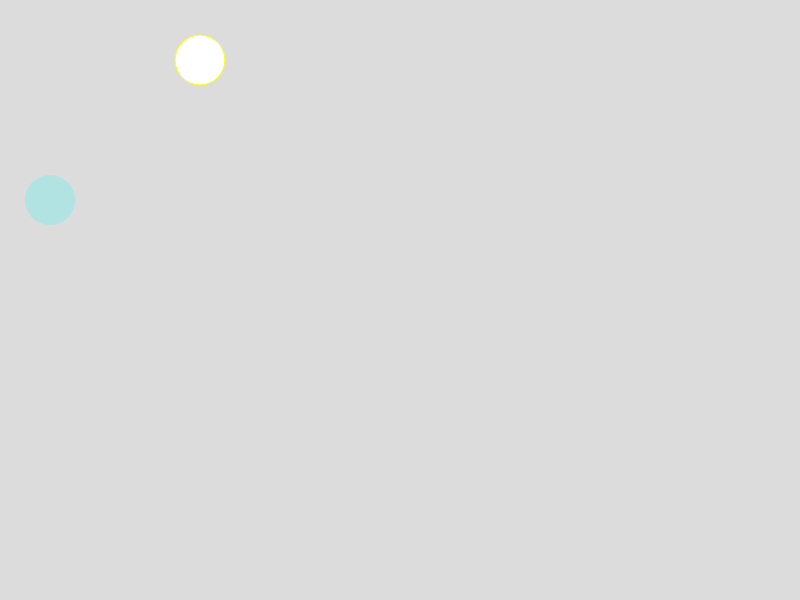
Frame 1 (no input)
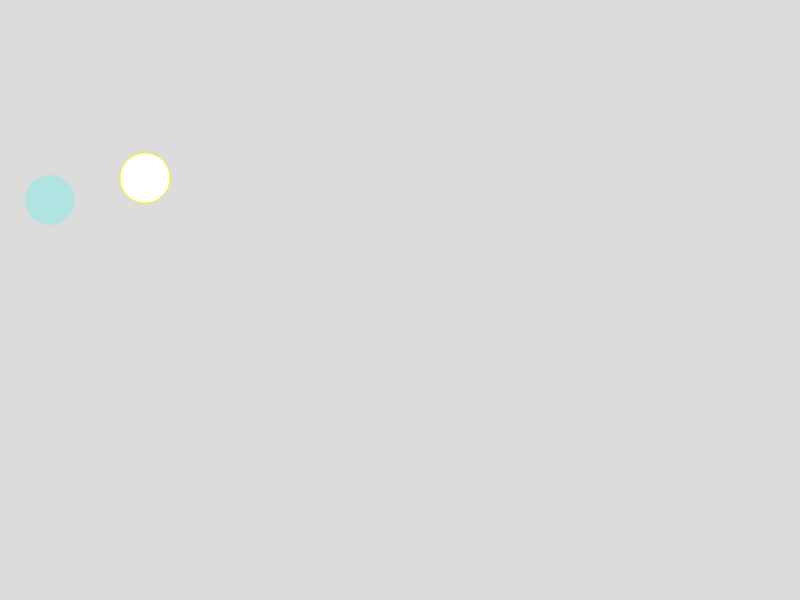
Frame 60 (no input)
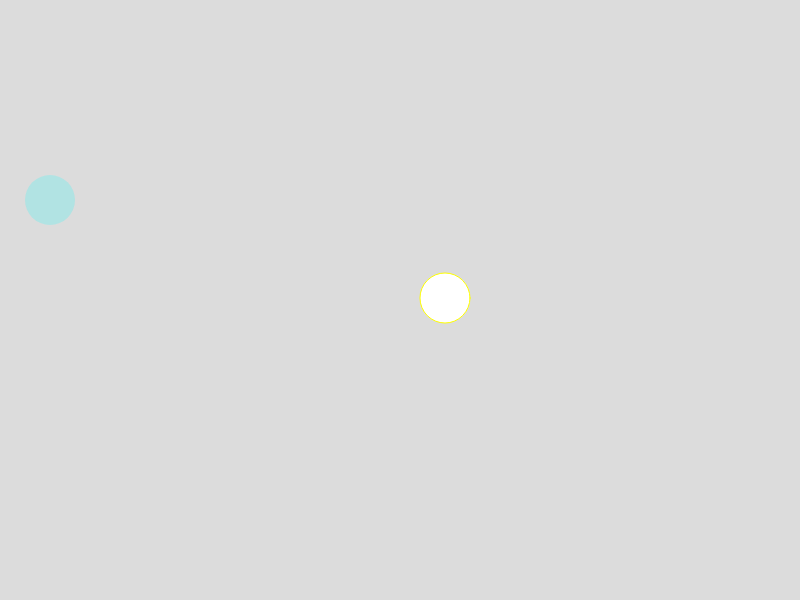
Frame 120 (the mouse pressed at the canvas centre since frame 60)

The p5.js sketch that drew these frames (run headless with seeded random() and noise() and a simulated clock; from frame 60 on, the mouse is pressed at the canvas centre):

// p5.js sketch
// ── sketch.js
let x = 200;
let y = 60;
let speed = 2;
let speedx = -5;
circle_color = (0, 255, 255);

let x2 = 50;
let y2 = 200;

function setup() {
    createCanvas(800, 600);
}

function draw() {
    background(220);
    fill(circle_color);
    stroke(255, 255, 0);
    circle(x, y, 50);
    fill(1, 300, 300, 50); // čtvrtá hodnota je alfa - průhlednost 0 - 255
    noStroke();
    circle(x2, y2, 50);

    // x += 1;

    if (y >= height - 25) {
        speed *= -1;
    } else if (y <= 0 + 25) {
        speed *= -1;
    }
    if (x >= width - 25) {
        speedx *= -1;
    } else if (x <= 25) {
        speedx *= -1;
    }
    y += speed;
    x += speedx;
}
function mousePressed() {
    let distance = dist(mouseX, mouseY, x, y);
    if (distance <= 25) {
        setTimeout(function () {
            circle_color = color(
                random(0, 255),
                random(0, 255),
                random(0, 255),
                random(0, 255),
            );
        }, 500);
        circle_color = color(random(0, 255), random(0, 255), random(0, 255));
    }
}
